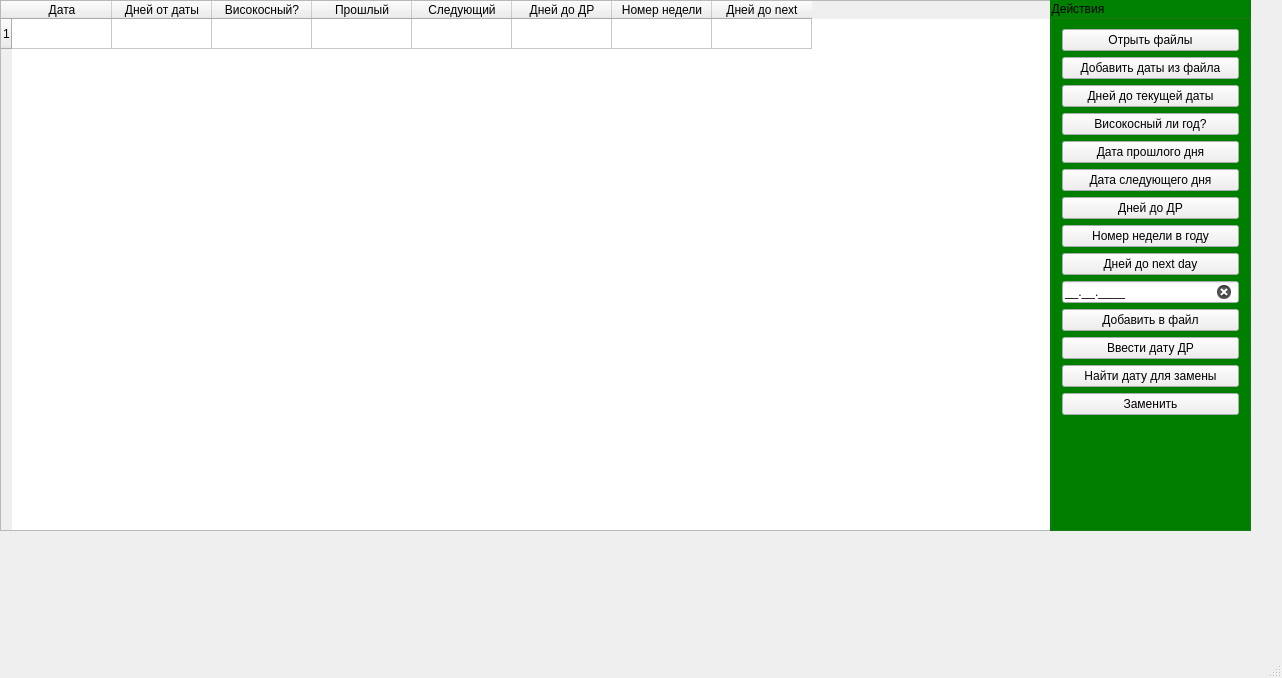
<?xml version="1.0" encoding="UTF-8"?>
<ui version="4.0">
 <class>MainWindow</class>
 <widget class="QMainWindow" name="MainWindow">
  <property name="geometry">
   <rect>
    <x>0</x>
    <y>0</y>
    <width>1282</width>
    <height>678</height>
   </rect>
  </property>
  <property name="windowTitle">
   <string>MainWindow</string>
  </property>
  <property name="styleSheet">
   <string notr="true">#lineEdit[state = &quot;0&quot;] {
	
	background-color: rgb(234, 0, 0);
}
#lineEdit[state = &quot;1&quot;] {
	
	background-color: rgb(67, 135, 100);
}
#lineEdit[state = &quot;2&quot;] {
	
	background-color: white;
}</string>
  </property>
  <widget class="QWidget" name="centralwidget">
   <widget class="QTableWidget" name="tableWidget">
    <property name="geometry">
     <rect>
      <x>0</x>
      <y>0</y>
      <width>1051</width>
      <height>531</height>
     </rect>
    </property>
    <property name="styleSheet">
     <string notr="true"/>
    </property>
    <row/>
    <column>
     <property name="text">
      <string>Дата</string>
     </property>
    </column>
    <column>
     <property name="text">
      <string>Дней от даты</string>
     </property>
    </column>
    <column>
     <property name="text">
      <string>Високосный?</string>
     </property>
    </column>
    <column>
     <property name="text">
      <string>Прошлый</string>
     </property>
    </column>
    <column>
     <property name="text">
      <string>Следующий</string>
     </property>
    </column>
    <column>
     <property name="text">
      <string>Дней до ДР</string>
     </property>
    </column>
    <column>
     <property name="text">
      <string>Номер недели</string>
     </property>
    </column>
    <column>
     <property name="text">
      <string>Дней до next</string>
     </property>
    </column>
    <item row="0" column="0">
     <property name="text">
      <string/>
     </property>
    </item>
   </widget>
   <widget class="QGroupBox" name="groupBox">
    <property name="geometry">
     <rect>
      <x>1050</x>
      <y>0</y>
      <width>201</width>
      <height>531</height>
     </rect>
    </property>
    <property name="styleSheet">
     <string notr="true">QGroupBox {
background-color: green;
}</string>
    </property>
    <property name="title">
     <string>Действия</string>
    </property>
    <layout class="QVBoxLayout" name="verticalLayout_2">
     <item>
      <widget class="QPushButton" name="bntOpenDialog">
       <property name="text">
        <string>Отрыть файлы</string>
       </property>
      </widget>
     </item>
     <item>
      <widget class="QPushButton" name="bntdatetoTable">
       <property name="text">
        <string>Добавить даты из файла</string>
       </property>
      </widget>
     </item>
     <item>
      <widget class="QPushButton" name="bntToRT">
       <property name="text">
        <string>Дней до текущей даты</string>
       </property>
      </widget>
     </item>
     <item>
      <widget class="QPushButton" name="bntIsLeepYear">
       <property name="text">
        <string>Високосный ли год?</string>
       </property>
      </widget>
     </item>
     <item>
      <widget class="QPushButton" name="bntprev">
       <property name="text">
        <string>Дата прошлого дня</string>
       </property>
      </widget>
     </item>
     <item>
      <widget class="QPushButton" name="bntnext">
       <property name="text">
        <string>Дата следующего дня</string>
       </property>
      </widget>
     </item>
     <item>
      <layout class="QVBoxLayout" name="verticalLayout">
       <item>
        <widget class="QPushButton" name="bntMoveHB">
         <property name="text">
          <string>Дней до ДР</string>
         </property>
        </widget>
       </item>
       <item>
        <widget class="QPushButton" name="bntWeekibYear">
         <property name="text">
          <string>Номер недели в году</string>
         </property>
        </widget>
       </item>
       <item>
        <widget class="QPushButton" name="bntGetnextday">
         <property name="text">
          <string>Дней до next day</string>
         </property>
        </widget>
       </item>
       <item>
        <widget class="QLineEdit" name="lineEdit">
         <property name="inputMask">
          <string>00.00.0000;_</string>
         </property>
         <property name="clearButtonEnabled">
          <bool>true</bool>
         </property>
         <property name="state" stdset="0">
          <string/>
         </property>
        </widget>
       </item>
       <item>
        <widget class="QPushButton" name="bntAddDate">
         <property name="text">
          <string>Добавить в файл</string>
         </property>
        </widget>
       </item>
       <item>
        <widget class="QPushButton" name="bntHB">
         <property name="text">
          <string>Ввести дату ДР</string>
         </property>
        </widget>
       </item>
       <item>
        <widget class="QPushButton" name="pushButton">
         <property name="text">
          <string>Найти дату для замены</string>
         </property>
        </widget>
       </item>
       <item>
        <widget class="QPushButton" name="bnt_zamena">
         <property name="text">
          <string>Заменить</string>
         </property>
        </widget>
       </item>
       <item>
        <widget class="QLabel" name="errorLabel">
         <property name="text">
          <string/>
         </property>
        </widget>
       </item>
      </layout>
     </item>
    </layout>
   </widget>
  </widget>
  <widget class="QMenuBar" name="menubar">
   <property name="geometry">
    <rect>
     <x>0</x>
     <y>0</y>
     <width>1282</width>
     <height>22</height>
    </rect>
   </property>
  </widget>
  <widget class="QStatusBar" name="statusbar"/>
 </widget>
 <resources/>
 <connections/>
</ui>
